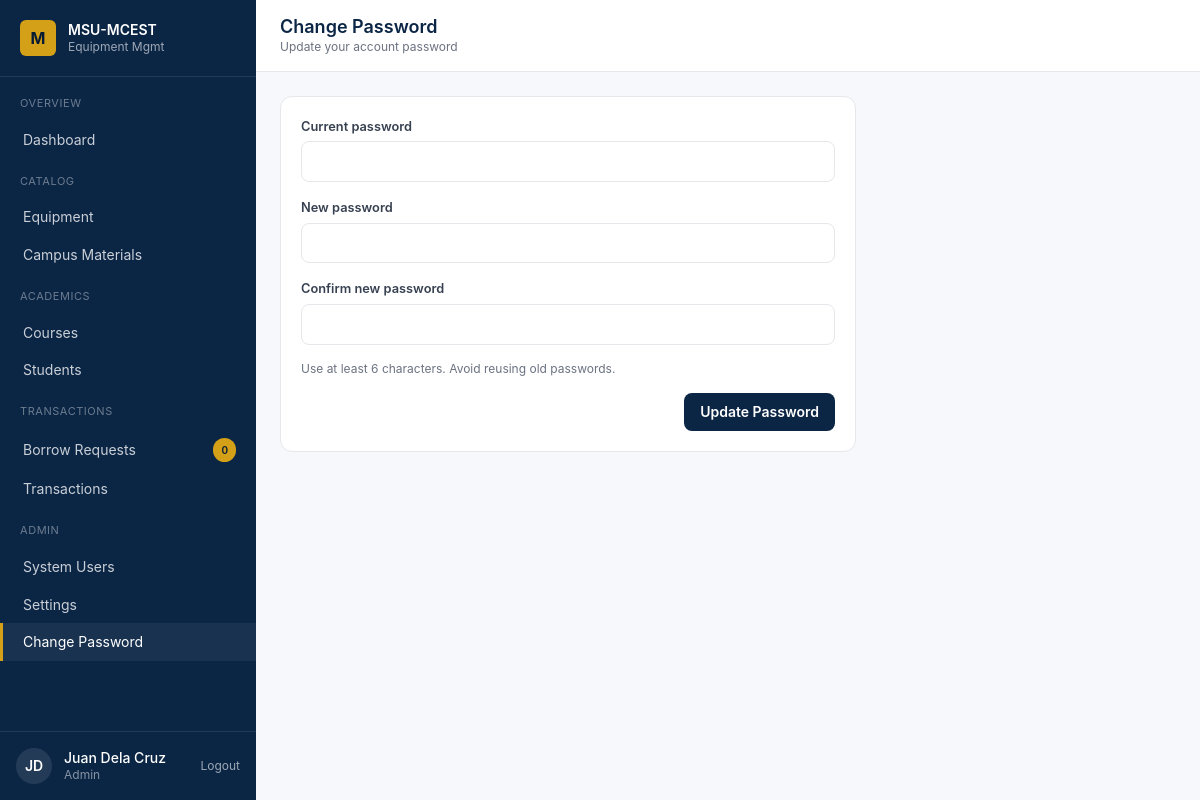
Screenshot of /pages/change-password.php (signed in) with the database file from the repository.
### tables this page shows
CREATE TABLE `users` (
  `user_id` int(11) NOT NULL,
  `student_id` int(11) DEFAULT NULL,
  `official_id` varchar(50) DEFAULT NULL,
  `username` varchar(100) NOT NULL,
  `password` varchar(255) NOT NULL,
  `role` enum('student','admin','faculty') DEFAULT 'student',
  `is_default_password` tinyint(1) DEFAULT 1,
  `is_active` tinyint(1) DEFAULT 1,
  `last_login` timestamp NULL DEFAULT NULL,
  `created_at` timestamp NOT NULL DEFAULT current_timestamp()
);

CREATE TABLE `master_list` (
  `student_id` int(11) NOT NULL,
  `first_name` varchar(100) NOT NULL,
  `last_name` varchar(255) NOT NULL,
  `course_code` varchar(20) DEFAULT NULL,
  `year_level` varchar(50) DEFAULT NULL,
  `created_at` timestamp NOT NULL DEFAULT current_timestamp()
);

### partials/page-data.php (called while the page is built, shortened)
<?php
require_once __DIR__ . '/../process/_helpers.php';
function h($value)
{
    return htmlspecialchars((string) ($value ?? ''), ENT_QUOTES, 'UTF-8');
}
function one_value($sql, array $params = [])
{
    global $pdo;
    $stmt = $pdo->prepare($sql);
    $stmt->execute($params);
    return $stmt->fetchColumn();
}
function all_rows($sql, array $params = [])
{
    global $pdo;
    $stmt = $pdo->prepare($sql);
    $stmt->execute($params);
    return $stmt->fetchAll();
}
function current_user()
{
    return all_rows(
        'SELECT u.*, m.first_name, m.last_name, m.course_code, m.year_level
         FROM users u
         LEFT JOIN master_list m ON m.student_id = u.student_id
         WHERE u.user_id = ?
         LIMIT 1',
        [$_SESSION['user_id']]
    )[0] ?? null;
}
function user_full_name($user)
{
    $name = trim(($user['first_name'] ?? '') . ' ' . ($user['last_name'] ?? ''));
    return $name !== '' ? $name : ($user['username'] ?? 'User');
}
function initials($name)
{
    $parts = preg_split('/\s+/', trim($name), -1, PREG_SPLIT_NO_EMPTY);
    $letters = '';
    foreach (array_slice($parts, 0, 2) as $part) {
        $letters .= strtoupper(substr($part, 0, 1));
    }
    return $letters ?: 'U';
}
function pending_request_count()
{
    return (int) one_value('SELECT COUNT(*) FROM borrow_request WHERE status = "PENDING"');
}
$currentUser = current_user();
$currentName = $currentUser ? user_full_name($currentUser) : 'User';
$currentInitials = initials($currentName);
$canManageBorrowWorkflow = can_manage_borrow_workflow($currentUser['role'] ?? ($_SESSION['role'] ?? ''));
$canManageUserRoles = can_manage_user_roles($currentUser['role'] ?? ($_SESSION['role'] ?? ''));
$pendingCount = pending_request_count();

### process/_helpers.php (called while the page is built, shortened)
<?php
function can_manage_borrow_workflow($role)
{
    return $role === 'admin';
}
function can_manage_user_roles($role)
{
    return $role === 'admin';
}

### pages/change-password.php (the view, shortened to what this page needs)
<?php require_once __DIR__ . '/../partials/page-data.php'; require_admin(); ?>
<!doctype html>
<html lang="en">
<head>
  <script src="https://cdn.tailwindcss.com"></script>
  <link rel="stylesheet" href="../css/app.css" />
</head>
<body class="min-h-screen bg-surface">
<aside class="sidebar hidden md:flex md:flex-col w-64 bg-navy text-white fixed inset-y-0 left-0 z-30">
  <div class="px-5 py-5 border-b border-white/10 flex items-center gap-3">
    <div class="w-9 h-9 rounded-md bg-gold text-navy-dark grid place-items-center font-bold">M</div>
    <div>
      <div class="text-sm font-semibold leading-tight">MSU-MCEST</div>
      <div class="text-xs text-white/60">Equipment Mgmt</div>
    </div>
  </div>
  <nav class="flex-1 py-4 text-sm">
    <p class="px-5 mt-3 first:mt-0 text-[11px] uppercase tracking-wider text-white/40 mb-2">Overview</p>
    <a href="admin-dashboard.php" class="nav-link">Dashboard</a>
    <p class="px-5 mt-3 first:mt-0 text-[11px] uppercase tracking-wider text-white/40 mb-2">Catalog</p>
    <a href="equipment.php" class="nav-link">Equipment</a>
    <a href="materials.php" class="nav-link">Campus Materials</a>
    <p class="px-5 mt-3 first:mt-0 text-[11px] uppercase tracking-wider text-white/40 mb-2">Academics</p>
    <a href="courses.php" class="nav-link">Courses</a>
    <a href="students.php" class="nav-link">Students</a>
    <?php if ($canManageBorrowWorkflow): ?>
    <p class="px-5 mt-3 first:mt-0 text-[11px] uppercase tracking-wider text-white/40 mb-2">Transactions</p>
    <a href="requests.php" class="nav-link flex items-center">Borrow Requests<span class="ml-auto text-[10px] bg-gold text-navy-dark font-semibold px-2 py-0.5 rounded-full"><?php echo $pendingCount; ?></span></a>
    <a href="transactions.php" class="nav-link">Transactions</a>
    <?php endif; ?>
    <p class="px-5 mt-3 first:mt-0 text-[11px] uppercase tracking-wider text-white/40 mb-2">Admin</p>
    <?php if ($canManageUserRoles): ?>
    <a href="users.php" class="nav-link">System Users</a>
    <?php endif; ?>
    <a href="admin-settings.php" class="nav-link">Settings</a>
    <a href="change-password.php" class="nav-link active">Change Password</a>
  </nav>
  <div class="p-4 border-t border-white/10 flex items-center gap-3">
    <div class="w-9 h-9 rounded-full bg-white/10 grid place-items-center text-sm font-semibold"><?php echo h($currentInitials); ?></div>
    <div class="text-sm leading-tight">
      <div class="font-medium"><?php echo h($currentName); ?></div>
      <div class="text-white/50 text-xs"><?php echo h(ucfirst($currentUser['role'] ?? 'user')); ?></div>
    </div>
    <a href="../process/logout.php" class="ml-auto text-white/60 hover:text-gold text-xs" data-confirm="Log out now?">Logout</a>
  </div>
</aside>
  <div class="md:ml-64 main-shift page-fade">
    <header class="bg-white border-b border-gray-200 sticky top-0 z-10">
      <div class="px-6 py-4 flex flex-wrap items-center gap-4">
        <div class="min-w-0">
          <h1 class="text-lg font-semibold text-navy leading-tight whitespace-nowrap">Change Password</h1>
          <p class="text-xs text-gray-500">Update your account password</p>
        </div>
      </div>
    </header>
    <main class="p-6">
      <section class="card max-w-xl">
        <div class="card-body">
          <form method="POST" action="../process/change_password.php" class="space-y-4">
            <div><label class="label">Current password</label><input class="input" type="password" name="current_password" required /></div>
            <div><label class="label">New password</label><input class="input" type="password" name="new_password" required minlength="6" /></div>
            <div><label class="label">Confirm new password</label><input class="input" type="password" name="confirm_password" required minlength="6" /></div>
            <div class="text-xs text-gray-500">Use at least 6 characters. Avoid reusing old passwords.</div>
            <div class="flex justify-end"><button class="btn btn-primary">Update Password</button></div>
          </form>
        </div>
      </section>
    </main>
  </div>
</body>
</html>

### css/app.css (style rules this page uses)
html, body { height: 100%; }
body { font-family: 'Inter', system-ui, -apple-system, Segoe UI, Roboto, sans-serif; background: #F7F8FB; color: #111827; }
.page-fade { opacity: 1; transition: opacity .2s ease; }
.js-ready .page-fade { opacity: 0; }
.js-ready .page-fade.is-ready { opacity: 1; }
.nav-link { display: flex; align-items: center; gap: .625rem; padding: .55rem 1.25rem; color: rgba(255,255,255,.78); border-left: 3px solid transparent; }
.nav-link.active { background: rgba(255,255,255,.06); color: #fff; border-left-color: #D4A017; }
.input, .select, .textarea { width: 100%; border: 1px solid #E5E7EB; background: #fff; border-radius: .5rem; padding: .55rem .75rem; font-size: .875rem; color: #111827; }
.label { display:block; font-size:.8rem; font-weight:600; color:#374151; margin-bottom:.35rem; }
.btn { display:inline-flex; align-items:center; justify-content:center; gap:.5rem; padding:.55rem 1rem; border-radius:.5rem; font-size:.875rem; font-weight:600; white-space:nowrap; transition: background .15s ease, color .15s ease, border-color .15s ease; }
.btn-primary { background:#0B2545; color:#fff; }
.card { background:#fff; border:1px solid #E5E7EB; border-radius:.75rem; }
.card-body { padding:1.25rem; }

### rows the page displays
users: student.last_name "JD", student.last_name "Juan Dela Cruz", role "Admin"

### other values shown
$pendingCount "0"
